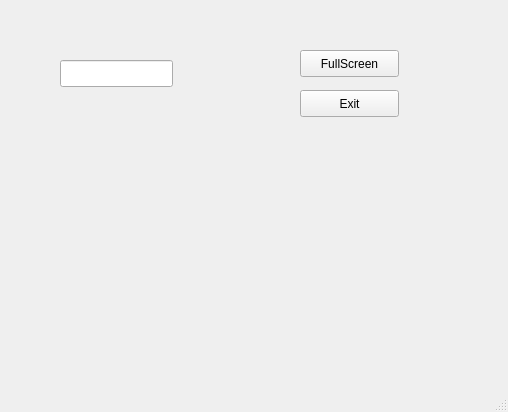
<?xml version="1.0" encoding="UTF-8"?>
<ui version="4.0">
 <class>MainWindow</class>
 <widget class="QMainWindow" name="MainWindow">
  <property name="geometry">
   <rect>
    <x>0</x>
    <y>0</y>
    <width>508</width>
    <height>412</height>
   </rect>
  </property>
  <property name="windowTitle">
   <string>MainWindow</string>
  </property>
  <widget class="QWidget" name="centralWidget">
   <widget class="QLineEdit" name="lineEdit">
    <property name="geometry">
     <rect>
      <x>60</x>
      <y>60</y>
      <width>113</width>
      <height>27</height>
     </rect>
    </property>
   </widget>
   <widget class="QPushButton" name="pushButton">
    <property name="geometry">
     <rect>
      <x>300</x>
      <y>90</y>
      <width>99</width>
      <height>27</height>
     </rect>
    </property>
    <property name="text">
     <string>Exit</string>
    </property>
   </widget>
   <widget class="QPushButton" name="pushButton_2">
    <property name="geometry">
     <rect>
      <x>300</x>
      <y>50</y>
      <width>99</width>
      <height>27</height>
     </rect>
    </property>
    <property name="text">
     <string>FullScreen</string>
    </property>
   </widget>
  </widget>
  <widget class="QStatusBar" name="statusBar"/>
 </widget>
 <layoutdefault spacing="6" margin="11"/>
 <resources/>
 <connections/>
</ui>
